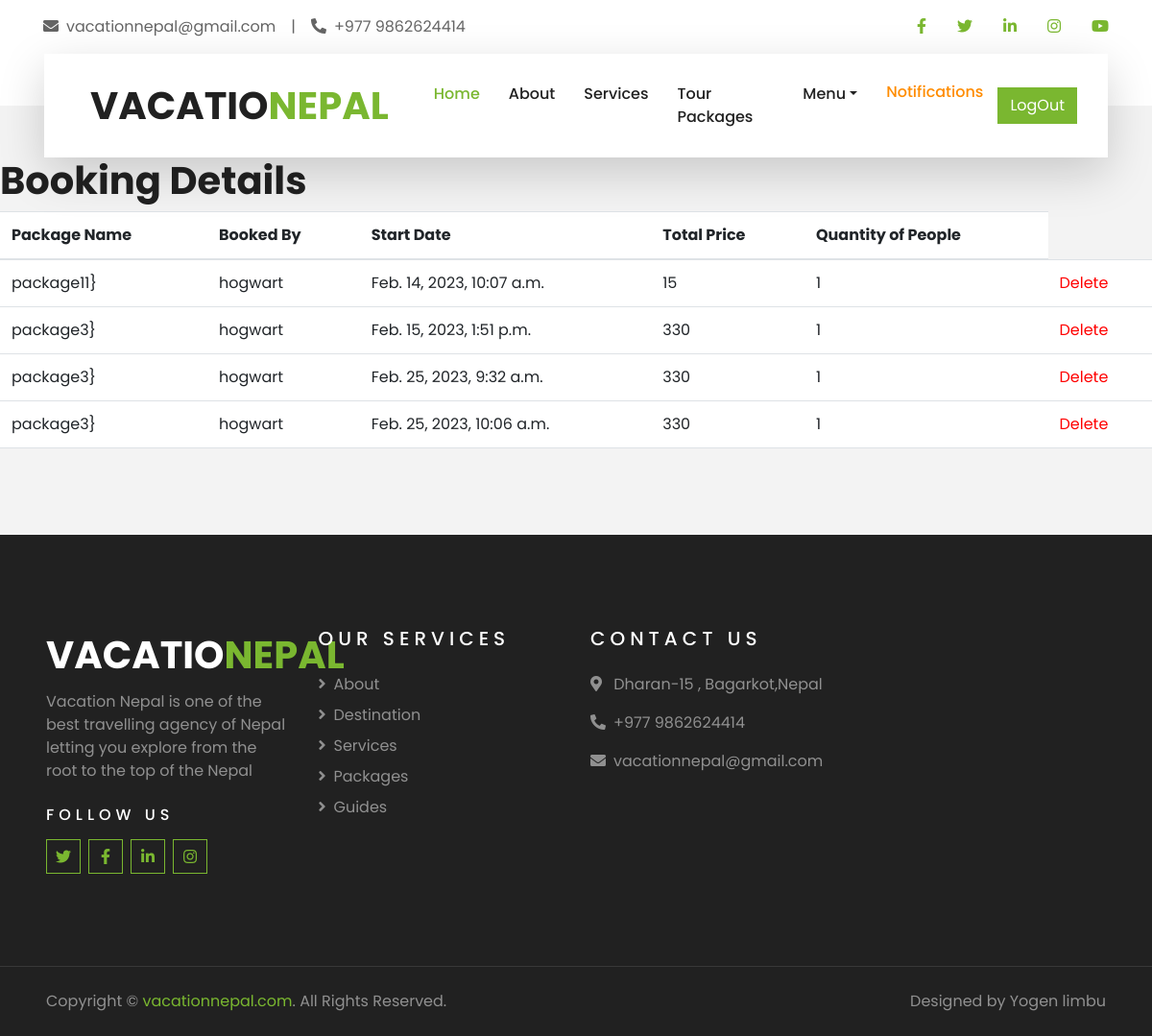
Page /home/bookings (signed in) on the earlier database version.
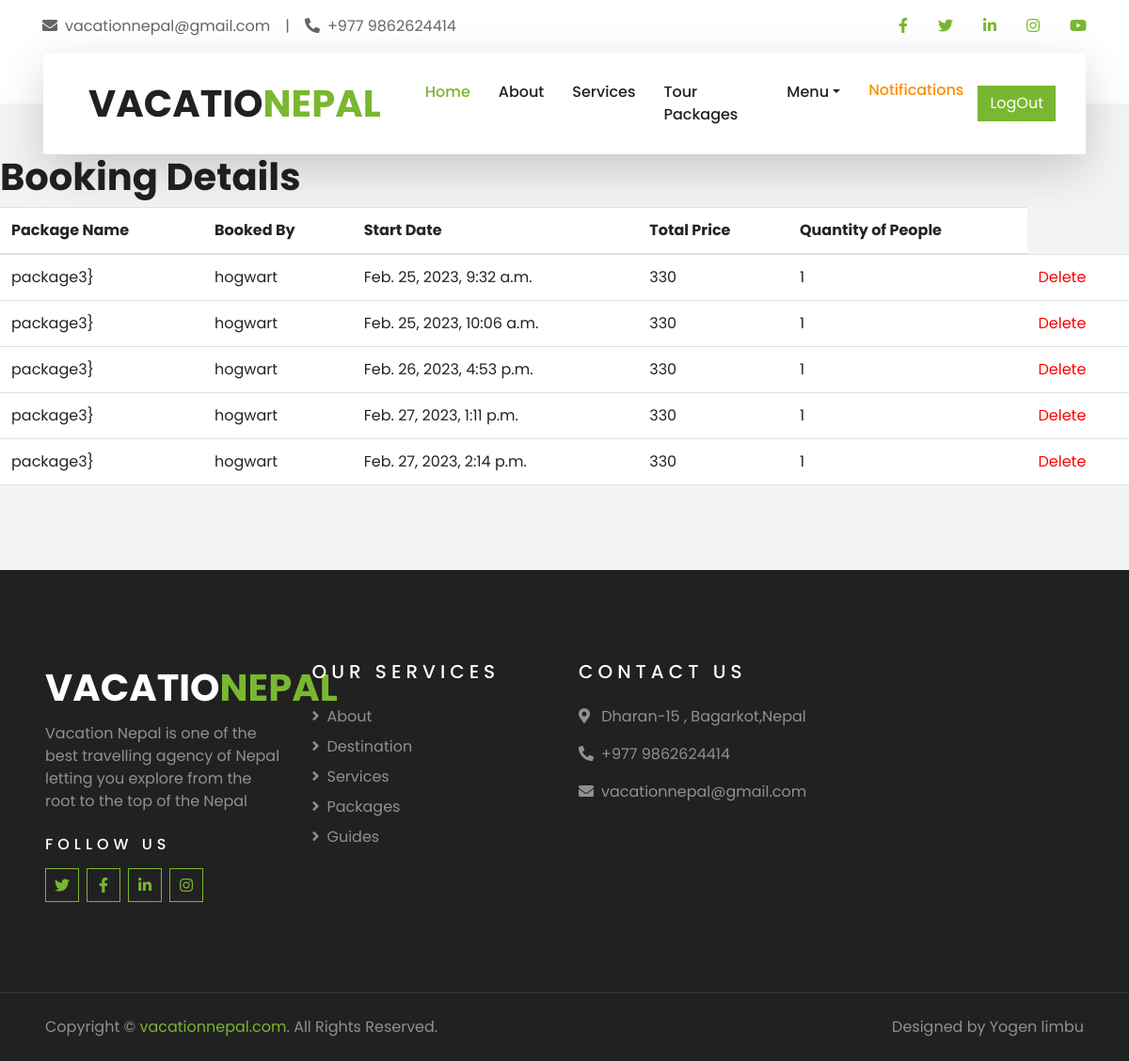
Same page on the later database version.
### packages/models.py (models this page shows, shortened)
class PackageBooking(models.Model):
    packageName=models.ForeignKey(Packages,on_delete=models.CASCADE)
    user=models.ForeignKey(User,on_delete=models.CASCADE)
    id=models.UUIDField(default=uuid.uuid4,unique=True,primary_key=True,editable=False)
    packageStartDate = models.DateTimeField(auto_now_add=True)
    packageEndDate = models.DateTimeField(auto_now_add=True)
    peopleAmt= models.IntegerField()
    totalPrice=models.IntegerField()
    def __str__(self):
       return self.packageName.packageName

class Packages(models.Model):
    packageName= models.CharField(max_length=100)
    location =models.CharField(max_length=100,null=True,blank=True)
    id=models.UUIDField(default=uuid.uuid4,unique=True,primary_key=True,editable=False)
    description= models.TextField(max_length=2000,null=True,blank=True)
    packageDuration= models.IntegerField(null=True, blank=True)
    created = models.DateTimeField(auto_now_add=True)
    price = models.IntegerField(null=True, blank = True)
    vote_total= models.IntegerField(default=0, null=True,blank=True)
    ratings= models.IntegerField(default=0, null=True,blank=True)
    itenary=models.TextField(max_length=1000,null=True,blank=True)
    isUnderRated= models.BooleanField(default=False)
    defimage= models.ImageField(null=True,blank=True,default='default.jpg')

### packages/views.py (the view)
# urls.py: path('bookings',views.bookings ,name ='bookings'),
@user_passes_test(lambda u: u.is_superuser)
def bookings(request):
   bookings= PackageBooking.objects.all()
   context={'bookings':bookings}
   return render(request,'packages/bookings.html',context)

### packages/templates/packages/bookings.html
{%extends 'main.html'%}
{%block content%}
<h1>Booking Details</h1>
<table class="table">
    <thead>
      <tr>
        <th scope="col">Package Name</th>
        <th scope="col">Booked By</th>
        <th scope="col">Start Date</th>
        <th scope="col">Total Price</th>
        <th scope="col">Quantity of People</th>
      </tr>
    </thead>
    <tbody>
        {%for booking in bookings%}
      <tr>
        <td>{{booking}}}</td>
        <td>{{booking.user}}</td>
        <td>{{booking.packageStartDate}}</td>
        <td>{{booking.totalPrice}}</td>
        <td>{{booking.peopleAmt}}</td>
        <td> <a style="color:red" href="{%url 'deletebooking' booking.id%}">Delete</a></td>
      </tr>
      {%endfor%}
    </tbody>
  </table>
{%endblock%}

Differences in the rows shown:
removed PackageBooking: packageName.packageName "package11", user "hogwart", packageStartDate "Feb. 14, 2023, 10:07 a.m.", totalPrice "15", peopleAmt "1"
removed PackageBooking: packageName.packageName "package3", user "hogwart", packageStartDate "Feb. 15, 2023, 1:51 p.m.", totalPrice "330", peopleAmt "1"
added PackageBooking: packageName.packageName "package3", user "hogwart", packageStartDate "Feb. 26, 2023, 4:53 p.m.", totalPrice "330", peopleAmt "1"
added PackageBooking: packageName.packageName "package3", user "hogwart", packageStartDate "Feb. 27, 2023, 1:11 p.m.", totalPrice "330", peopleAmt "1"
added PackageBooking: packageName.packageName "package3", user "hogwart", packageStartDate "Feb. 27, 2023, 2:14 p.m.", totalPrice "330", peopleAmt "1"
